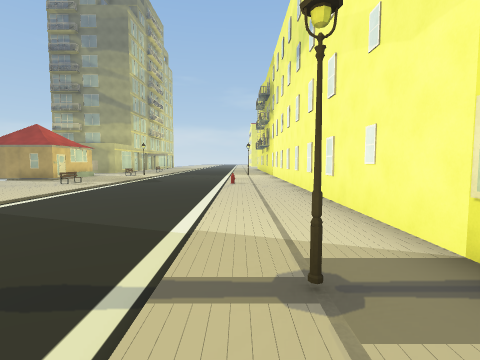
[1] (above)

19 first-person views from a walk through a scene from a Unity 3-D project. The camera is 1.5 m above the floor, tilts 4° down and sees 85° across. The floor is counted in squares, 2 m on a side. Each view is taken from the middle of a square. On the plan, view 1 faces up. The plan holds only what a view shows up to about 9 squares ahead; the rest is blank. The place goes on beyond the plan. The player character is not drawn. Some surface patterns are stand-ins.

[2]
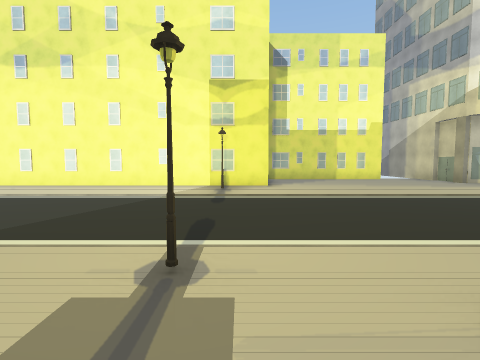

[3]
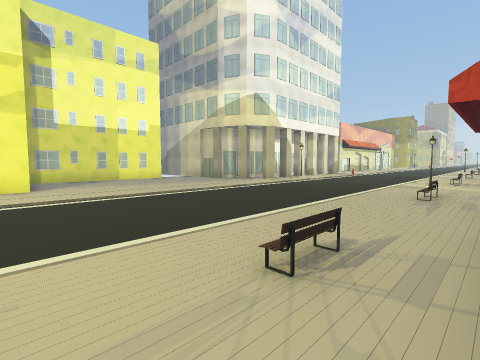

[4]
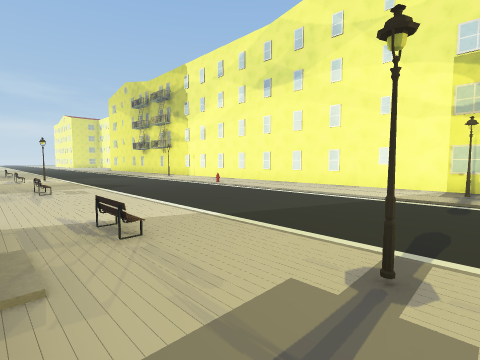

[5]
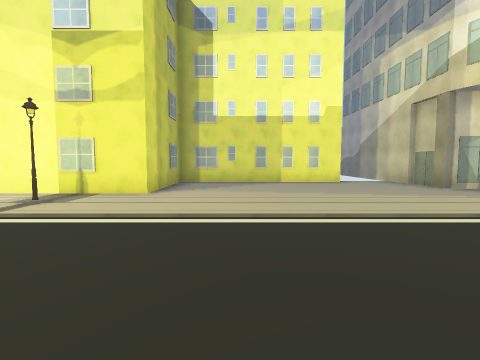

[6]
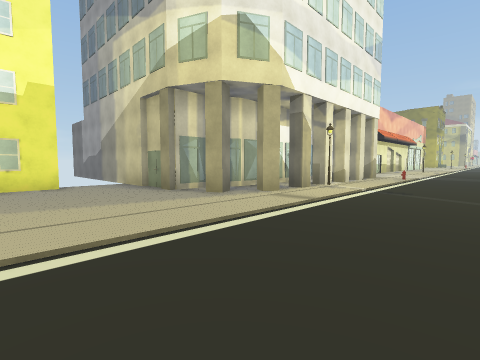

[7]
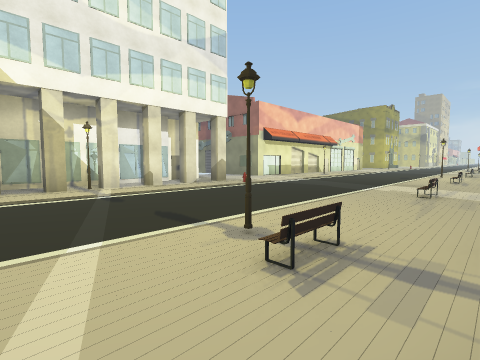

[8]
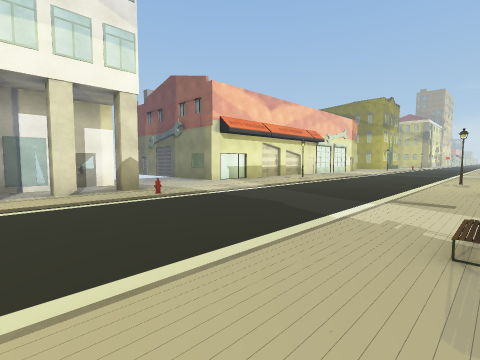

[9]
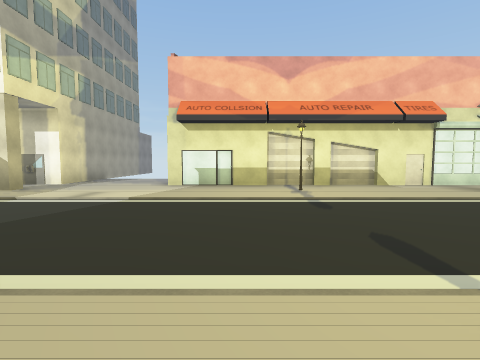

[10]
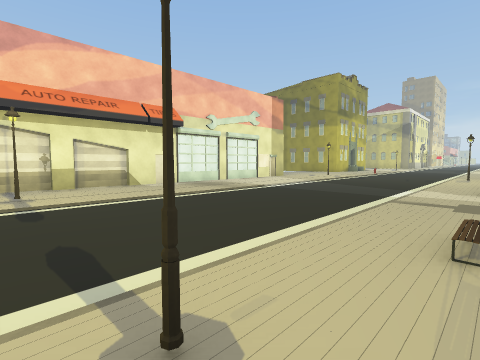

[11]
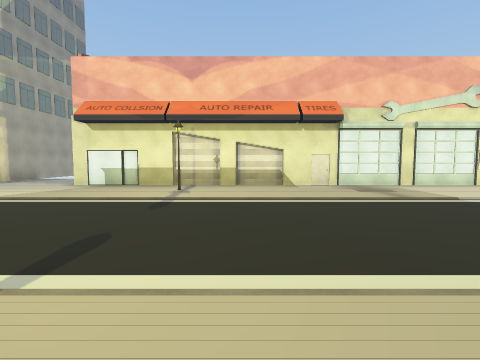

[12]
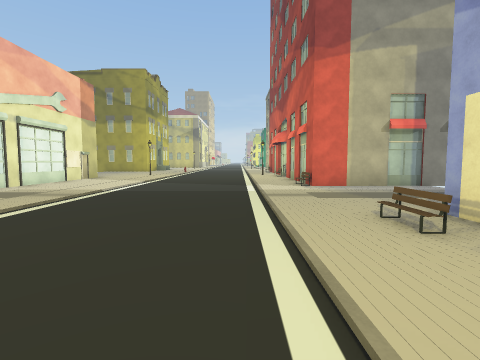

[13]
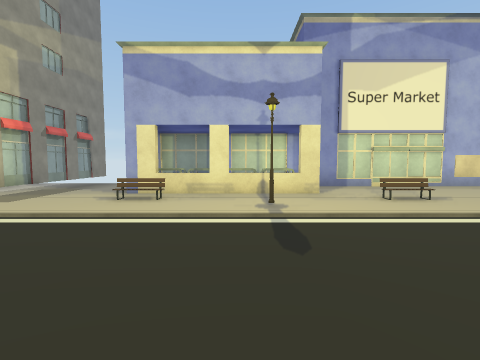

[14]
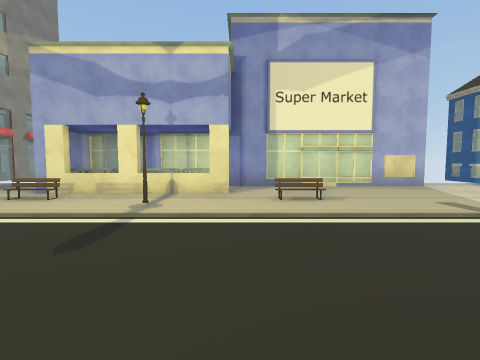

[15]
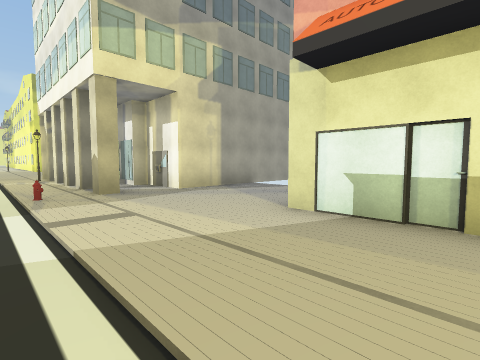

[16]
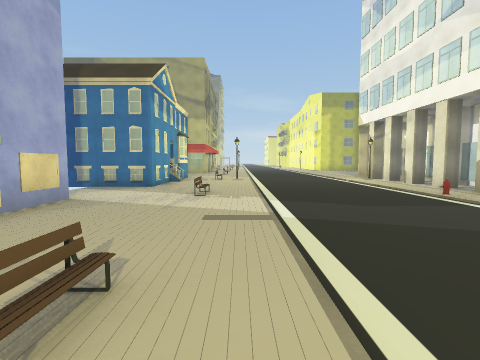

[17]
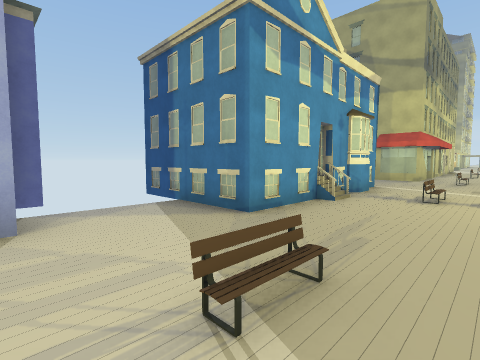

[18]
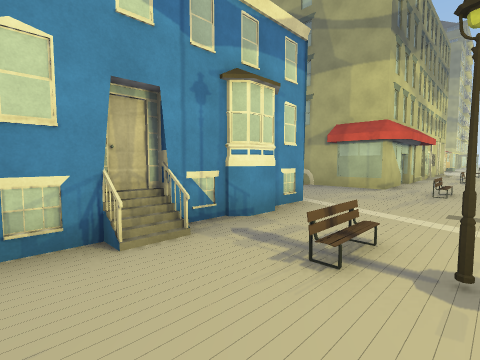

[19]
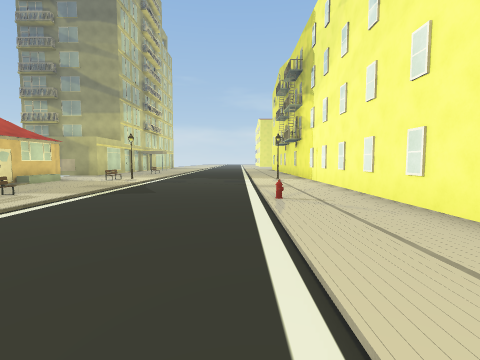

### Floor plan
Key: @ floor where view 1 was taken; # wall or solid block; x gap in a wall; . floor; / step, stairs or slope; = window, fence, low wall or low ledge; S streetlight; B bench; U building; H hydrant; O other object.
Columns run from 10 left of view 1 to 7 right of it. Each row starts with its distance up from view 1.
 13   #.........#
 12   #.........#
 11    .........#
 10    .........#
  9    .O.....O.#
  8    .........#
  7    .........#
  6    .........#
  5    .........#
  4    /B.......#
  3    /........#
  2    ..S....S.#
  1    .......S.#
  0    .......@.####
 -1    .B..........#
 -2    ............#
 -3    ............#
 -4    ............#
 -5 ###............#
 -6  ...B...........
 -7  ...............UU
 -8   ..........UU
 -9   #........U.U
-10   #........U.
-11   #.BS....S..
-12   #........U.
-13   #........U.
-14 ###........U.
-15  ............U
-16 #...B.....HU.UUUU
-17 ##O.............
-18  #..............
-19  #.............
-20  #...........#
-21  #..B........#
-22  #...........#
-23  ##=.S....S..#
-24  ###......S..#
-25  ##=.........#
-26  ##xB........#
-27   ...........#
-28  ............#
-29  ............#
-30  ...O........#
-31 #####........#
-32     #........#

Where each view was taken, in squares from view 1:
view 1: 0 up, 0 right, facing up
view 2: 1 up, 7 left, facing right
view 3: 1 up, 7 left, facing down-right
view 4: 1 up, 7 left, facing up-right
view 5: 2 down, 4 left, facing right
view 6: 4 down, 3 left, facing down-right
view 7: 9 down, 7 left, facing down-right
view 8: 13 down, 6 left, facing down-right
view 9: 22 down, 6 left, facing right
view 10: 23 down, 6 left, facing down-right
view 11: 25 down, 6 left, facing right
view 12: 23 down, 4 left, facing down
view 13: 24 down, 1 left, facing left
view 14: 22 down, 1 left, facing left
view 15: 22 down, 1 left, facing up-right
view 16: 22 down, 5 left, facing up
view 17: 17 down, 5 left, facing up-left
view 18: 13 down, 5 left, facing up-left
view 19: 4 up, 1 left, facing up
